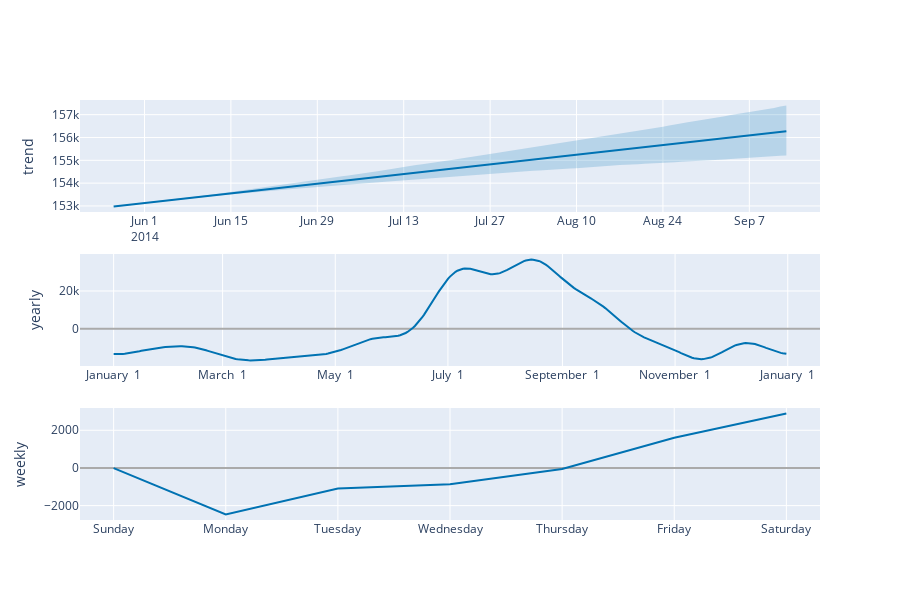

Notebook code for this chart:
### Code cell
plot_components_plotly(model2, validation_forecast)
